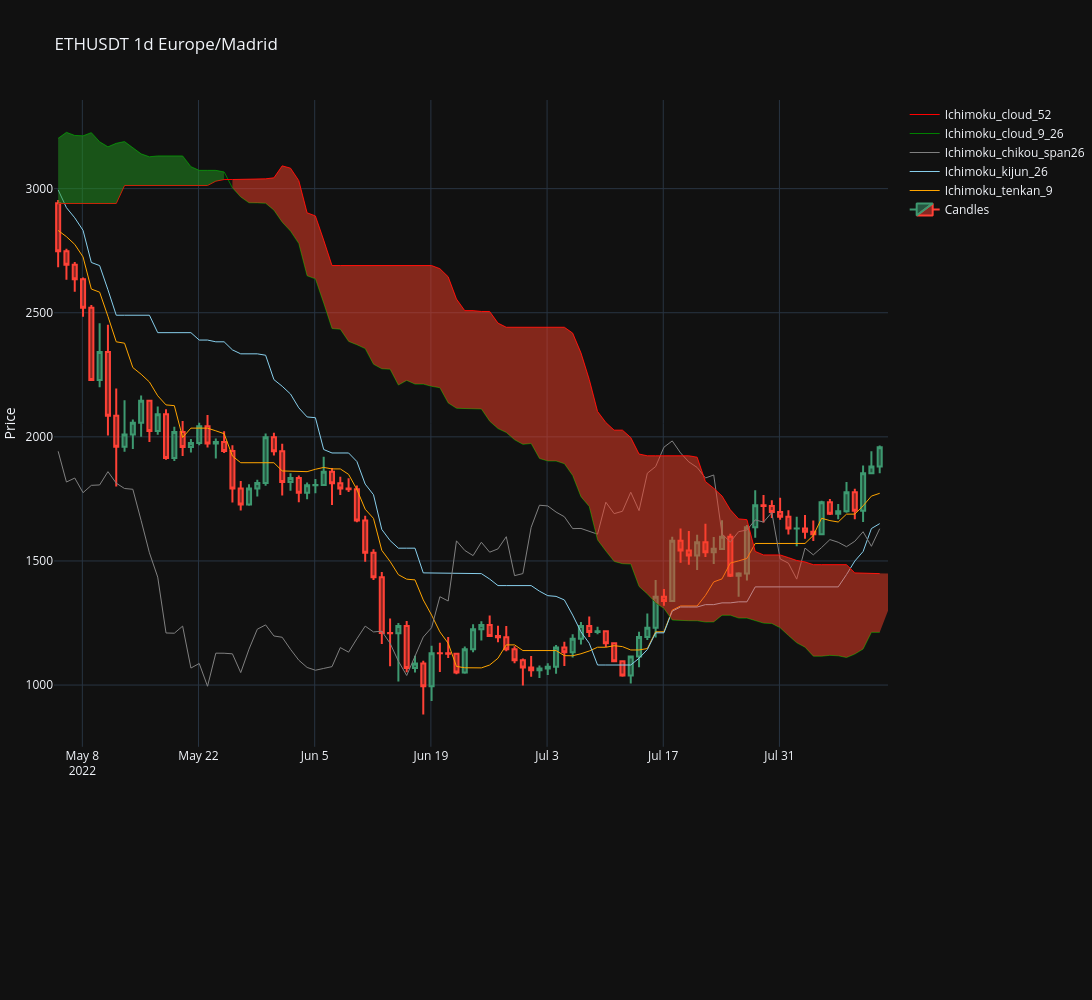

The notebook cell saved with this chart:
### Markdown cell above
## 7. Kumo Depth Analysis

**Volatility and trend strength filter.** A thicker cloud (greater depth between Senkou Span A and B) suggests stronger support/resistance and indicates that there was significant volatility 26 periods before.

A thin cloud suggests weaker support/resistance and a potential area where price can break through more easily.

### Code cell
sym.plot(zoom_start_idx=150, zoom_end_idx=250, volume=False)
